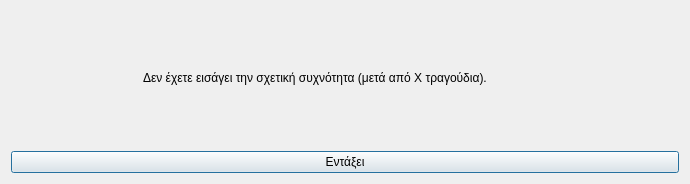
<?xml version="1.0" encoding="UTF-8"?>
<ui version="4.0">
 <class>Dialog</class>
 <widget class="QDialog" name="Dialog">
  <property name="geometry">
   <rect>
    <x>0</x>
    <y>0</y>
    <width>690</width>
    <height>184</height>
   </rect>
  </property>
  <property name="windowTitle">
   <string>Ελλιπή δεδομένα</string>
  </property>
  <property name="windowIcon">
   <iconset resource="../../../../icons.qrc">
    <normaloff>:/rest-windows/assets/images/rest-windows/information.png</normaloff>:/rest-windows/assets/images/rest-windows/information.png</iconset>
  </property>
  <layout class="QGridLayout" name="gridLayout">
   <item row="0" column="0">
    <widget class="QFrame" name="frame">
     <property name="styleSheet">
      <string notr="true">QFrame{border:0px;}</string>
     </property>
     <property name="frameShape">
      <enum>QFrame::StyledPanel</enum>
     </property>
     <property name="frameShadow">
      <enum>QFrame::Raised</enum>
     </property>
     <layout class="QHBoxLayout" name="horizontalLayout">
      <item>
       <widget class="QLabel" name="image_label">
        <property name="maximumSize">
         <size>
          <width>117</width>
          <height>117</height>
         </size>
        </property>
        <property name="text">
         <string/>
        </property>
        <property name="pixmap">
         <pixmap resource="../../../../icons.qrc">:/rest-windows/assets/images/rest-windows/information.png</pixmap>
        </property>
        <property name="scaledContents">
         <bool>true</bool>
        </property>
       </widget>
      </item>
      <item>
       <widget class="QLabel" name="label">
        <property name="text">
         <string>Δεν έχετε εισάγει την σχετική συχνότητα (μετά από Χ τραγούδια).</string>
        </property>
        <property name="alignment">
         <set>Qt::AlignJustify|Qt::AlignVCenter</set>
        </property>
        <property name="wordWrap">
         <bool>true</bool>
        </property>
       </widget>
      </item>
     </layout>
    </widget>
   </item>
   <item row="1" column="0">
    <widget class="QPushButton" name="ok">
     <property name="text">
      <string>Εντάξει</string>
     </property>
     <property name="icon">
      <iconset resource="../../../../icons.qrc">
       <normaloff>:/rest-windows/assets/images/rest-windows/ok.png</normaloff>:/rest-windows/assets/images/rest-windows/ok.png</iconset>
     </property>
    </widget>
   </item>
  </layout>
 </widget>
 <tabstops>
  <tabstop>ok</tabstop>
 </tabstops>
 <resources>
  <include location="../../../../icons.qrc"/>
  <include location="../../../../icons.qrc"/>
  <include location="../../../../icons.qrc"/>
  <include location="../../../../icons.qrc"/>
  <include location="../../../../icons.qrc"/>
 </resources>
 <connections/>
</ui>
